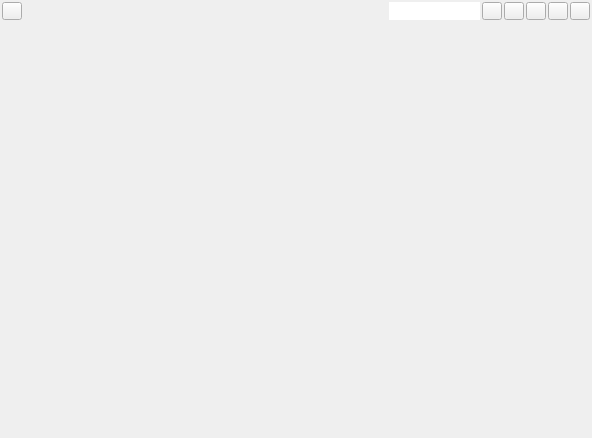
<?xml version="1.0" encoding="UTF-8"?>
<ui version="4.0">
 <class>Skin</class>
 <widget class="QMainWindow" name="Skin">
  <property name="geometry">
   <rect>
    <x>0</x>
    <y>0</y>
    <width>592</width>
    <height>438</height>
   </rect>
  </property>
  <property name="windowTitle">
   <string>MainWindow</string>
  </property>
  <property name="documentMode">
   <bool>false</bool>
  </property>
  <widget class="QWidget" name="centralwidget">
   <layout class="QVBoxLayout" name="verticalLayout_4">
    <property name="spacing">
     <number>2</number>
    </property>
    <property name="leftMargin">
     <number>2</number>
    </property>
    <property name="topMargin">
     <number>2</number>
    </property>
    <property name="rightMargin">
     <number>2</number>
    </property>
    <property name="bottomMargin">
     <number>2</number>
    </property>
    <item>
     <layout class="QVBoxLayout" name="vly_principal">
      <property name="spacing">
       <number>0</number>
      </property>
      <item>
       <widget class="QFrame" name="fm_barra">
        <property name="maximumSize">
         <size>
          <width>16777215</width>
          <height>18</height>
         </size>
        </property>
        <property name="frameShape">
         <enum>QFrame::NoFrame</enum>
        </property>
        <property name="frameShadow">
         <enum>QFrame::Plain</enum>
        </property>
        <layout class="QVBoxLayout" name="vly_barra">
         <property name="spacing">
          <number>0</number>
         </property>
         <property name="leftMargin">
          <number>0</number>
         </property>
         <property name="topMargin">
          <number>0</number>
         </property>
         <property name="rightMargin">
          <number>0</number>
         </property>
         <property name="bottomMargin">
          <number>0</number>
         </property>
         <item>
          <layout class="QHBoxLayout" name="hly_barra" stretch="0,4,1,0">
           <property name="spacing">
            <number>2</number>
           </property>
           <item>
            <widget class="QPushButton" name="bt_menu">
             <property name="minimumSize">
              <size>
               <width>20</width>
               <height>18</height>
              </size>
             </property>
             <property name="maximumSize">
              <size>
               <width>20</width>
               <height>18</height>
              </size>
             </property>
             <property name="text">
              <string/>
             </property>
             <property name="checkable">
              <bool>true</bool>
             </property>
            </widget>
           </item>
           <item>
            <widget class="QLabel" name="lb_titulo">
             <property name="minimumSize">
              <size>
               <width>0</width>
               <height>18</height>
              </size>
             </property>
             <property name="maximumSize">
              <size>
               <width>16777215</width>
               <height>18</height>
              </size>
             </property>
             <property name="text">
              <string/>
             </property>
            </widget>
           </item>
           <item>
            <widget class="QFrame" name="fm_otros">
             <property name="sizePolicy">
              <sizepolicy hsizetype="Ignored" vsizetype="Preferred">
               <horstretch>0</horstretch>
               <verstretch>0</verstretch>
              </sizepolicy>
             </property>
             <property name="frameShape">
              <enum>QFrame::NoFrame</enum>
             </property>
             <property name="frameShadow">
              <enum>QFrame::Plain</enum>
             </property>
             <layout class="QHBoxLayout" name="horizontalLayout">
              <property name="spacing">
               <number>2</number>
              </property>
              <property name="leftMargin">
               <number>0</number>
              </property>
              <property name="topMargin">
               <number>0</number>
              </property>
              <property name="rightMargin">
               <number>0</number>
              </property>
              <property name="bottomMargin">
               <number>0</number>
              </property>
              <item>
               <layout class="QHBoxLayout" name="hly_otros">
                <item>
                 <widget class="QTextEdit" name="te_editor">
                  <property name="sizePolicy">
                   <sizepolicy hsizetype="Ignored" vsizetype="Expanding">
                    <horstretch>0</horstretch>
                    <verstretch>0</verstretch>
                   </sizepolicy>
                  </property>
                  <property name="frameShape">
                   <enum>QFrame::NoFrame</enum>
                  </property>
                  <property name="frameShadow">
                   <enum>QFrame::Plain</enum>
                  </property>
                  <property name="verticalScrollBarPolicy">
                   <enum>Qt::ScrollBarAlwaysOff</enum>
                  </property>
                  <property name="horizontalScrollBarPolicy">
                   <enum>Qt::ScrollBarAlwaysOff</enum>
                  </property>
                  <property name="html">
                   <string>&lt;!DOCTYPE HTML PUBLIC &quot;-//W3C//DTD HTML 4.0//EN&quot; &quot;http://www.w3.org/TR/REC-html40/strict.dtd&quot;&gt;
&lt;html&gt;&lt;head&gt;&lt;meta name=&quot;qrichtext&quot; content=&quot;1&quot; /&gt;&lt;meta charset=&quot;utf-8&quot; /&gt;&lt;style type=&quot;text/css&quot;&gt;
p, li { white-space: pre-wrap; }
hr { height: 1px; border-width: 0; }
li.unchecked::marker { content: &quot;\2610&quot;; }
li.checked::marker { content: &quot;\2612&quot;; }
&lt;/style&gt;&lt;/head&gt;&lt;body style=&quot; font-family:'Segoe UI'; font-size:9pt; font-weight:400; font-style:normal;&quot;&gt;
&lt;p style=&quot;-qt-paragraph-type:empty; margin-top:0px; margin-bottom:0px; margin-left:0px; margin-right:0px; -qt-block-indent:0; text-indent:0px;&quot;&gt;&lt;br /&gt;&lt;/p&gt;&lt;/body&gt;&lt;/html&gt;</string>
                  </property>
                  <property name="textInteractionFlags">
                   <set>Qt::NoTextInteraction</set>
                  </property>
                 </widget>
                </item>
               </layout>
              </item>
             </layout>
            </widget>
           </item>
           <item>
            <widget class="QFrame" name="fm_bts">
             <property name="maximumSize">
              <size>
               <width>110</width>
               <height>16777215</height>
              </size>
             </property>
             <property name="frameShape">
              <enum>QFrame::NoFrame</enum>
             </property>
             <property name="frameShadow">
              <enum>QFrame::Plain</enum>
             </property>
             <layout class="QHBoxLayout" name="horizontalLayout_4">
              <property name="spacing">
               <number>0</number>
              </property>
              <property name="leftMargin">
               <number>0</number>
              </property>
              <property name="topMargin">
               <number>0</number>
              </property>
              <property name="rightMargin">
               <number>0</number>
              </property>
              <property name="bottomMargin">
               <number>0</number>
              </property>
              <item>
               <layout class="QHBoxLayout" name="hly_bts">
                <property name="spacing">
                 <number>2</number>
                </property>
                <item>
                 <widget class="QPushButton" name="bt_o">
                  <property name="minimumSize">
                   <size>
                    <width>20</width>
                    <height>18</height>
                   </size>
                  </property>
                  <property name="maximumSize">
                   <size>
                    <width>20</width>
                    <height>18</height>
                   </size>
                  </property>
                  <property name="text">
                   <string/>
                  </property>
                  <property name="checkable">
                   <bool>true</bool>
                  </property>
                 </widget>
                </item>
                <item>
                 <widget class="QPushButton" name="bt_lock">
                  <property name="minimumSize">
                   <size>
                    <width>20</width>
                    <height>18</height>
                   </size>
                  </property>
                  <property name="maximumSize">
                   <size>
                    <width>20</width>
                    <height>18</height>
                   </size>
                  </property>
                  <property name="text">
                   <string/>
                  </property>
                  <property name="checkable">
                   <bool>true</bool>
                  </property>
                 </widget>
                </item>
                <item>
                 <widget class="QPushButton" name="bt_min">
                  <property name="minimumSize">
                   <size>
                    <width>20</width>
                    <height>18</height>
                   </size>
                  </property>
                  <property name="maximumSize">
                   <size>
                    <width>20</width>
                    <height>18</height>
                   </size>
                  </property>
                  <property name="text">
                   <string/>
                  </property>
                 </widget>
                </item>
                <item>
                 <widget class="QPushButton" name="bt_fw">
                  <property name="minimumSize">
                   <size>
                    <width>20</width>
                    <height>18</height>
                   </size>
                  </property>
                  <property name="maximumSize">
                   <size>
                    <width>20</width>
                    <height>18</height>
                   </size>
                  </property>
                  <property name="text">
                   <string/>
                  </property>
                  <property name="checkable">
                   <bool>true</bool>
                  </property>
                 </widget>
                </item>
                <item>
                 <widget class="QPushButton" name="bt_x">
                  <property name="minimumSize">
                   <size>
                    <width>20</width>
                    <height>18</height>
                   </size>
                  </property>
                  <property name="maximumSize">
                   <size>
                    <width>20</width>
                    <height>18</height>
                   </size>
                  </property>
                  <property name="text">
                   <string/>
                  </property>
                 </widget>
                </item>
               </layout>
              </item>
             </layout>
            </widget>
           </item>
          </layout>
         </item>
        </layout>
       </widget>
      </item>
      <item>
       <widget class="QFrame" name="fm_main">
        <property name="frameShape">
         <enum>QFrame::NoFrame</enum>
        </property>
        <property name="frameShadow">
         <enum>QFrame::Plain</enum>
        </property>
        <layout class="QVBoxLayout" name="verticalLayout_2">
         <property name="spacing">
          <number>0</number>
         </property>
         <property name="leftMargin">
          <number>0</number>
         </property>
         <property name="topMargin">
          <number>0</number>
         </property>
         <property name="rightMargin">
          <number>0</number>
         </property>
         <property name="bottomMargin">
          <number>0</number>
         </property>
         <item>
          <layout class="QVBoxLayout" name="vly_main"/>
         </item>
        </layout>
       </widget>
      </item>
     </layout>
    </item>
   </layout>
  </widget>
 </widget>
 <resources/>
 <connections/>
</ui>
